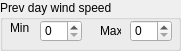
    <widget class="QGroupBox" name="dayGroupBox_15">
     <property name="geometry">
      <rect>
       <x>390</x>
       <y>240</y>
       <width>181</width>
       <height>51</height>
      </rect>
     </property>
     <property name="title">
      <string>Prev day wind speed</string>
     </property>
     <widget class="QSpinBox" name="minPrevWindspeedSpinbox">
      <property name="geometry">
       <rect>
        <x>40</x>
        <y>20</y>
        <width>42</width>
        <height>22</height>
       </rect>
      </property>
      <property name="maximum">
       <number>1000</number>
      </property>
     </widget>
     <widget class="QLabel" name="minLabel_15">
      <property name="geometry">
       <rect>
        <x>10</x>
        <y>20</y>
        <width>21</width>
        <height>16</height>
       </rect>
      </property>
      <property name="text">
       <string>Min</string>
      </property>
     </widget>
     <widget class="QLabel" name="maxLabel_15">
      <property name="geometry">
       <rect>
        <x>100</x>
        <y>20</y>
        <width>21</width>
        <height>21</height>
       </rect>
      </property>
      <property name="text">
       <string>Max</string>
      </property>
     </widget>
     <widget class="QSpinBox" name="maxPrevWindspeedSpinbox">
      <property name="geometry">
       <rect>
        <x>130</x>
        <y>20</y>
        <width>42</width>
        <height>22</height>
       </rect>
      </property>
      <property name="maximum">
       <number>1000</number>
      </property>
     </widget>
    </widget>
